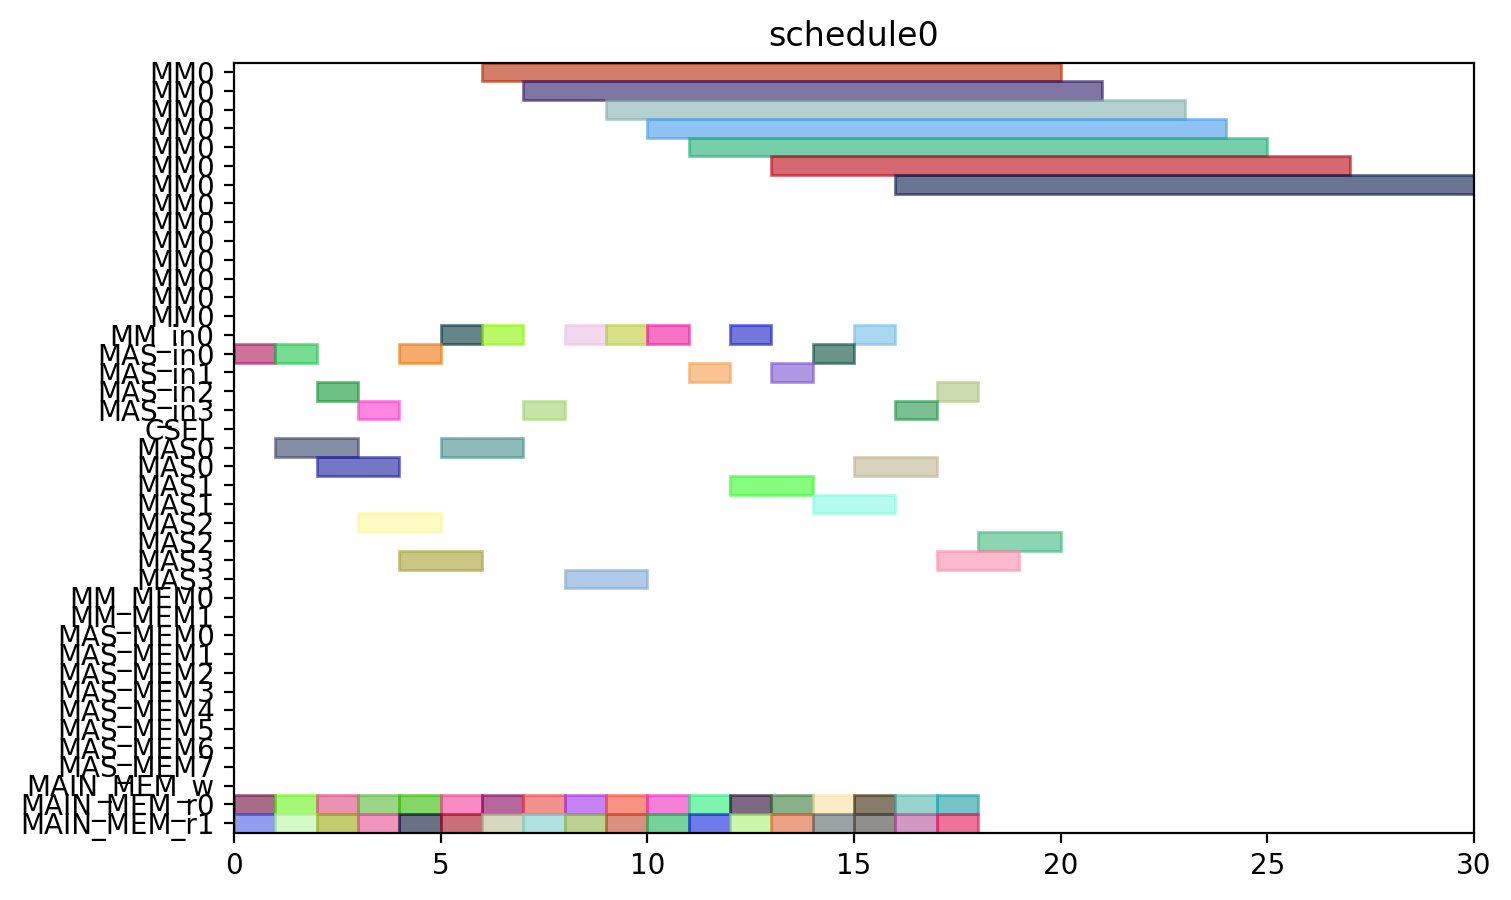

Here is the Python script that generated this plot:
from pyschedule import Scenario, solvers, plotters, alt


def solve():
	horizon = 120
	S = Scenario("schedule0", horizon=horizon)

	# resource
	MM = S.Resources('MM', num=1, size=14)
	MM_in = S.Resources('MM_in', num=1)
	MAS_in = S.Resources('MAS_in', num=4)
	CSEL = S.Resource('CSEL')
	MAS = S.Resources('MAS', num=4, size=2, periods=range(1, horizon))
	MM_MEM = S.Resources('MM_MEM', num=2)
	MAS_MEM = S.Resources('MAS_MEM', num=8)
	MAIN_MEM_w = S.Resource('MAIN_MEM_w', size=1)
	MAIN_MEM_r = S.Resources('MAIN_MEM_r', num=2)

	# result of previous scheduling

	# new tasks
	t0_t0 = S.Task('t0_t0', length=2, delay_cost=1)
	t0_t0 += alt(MAS)
	t0_t0_in = S.Task('t0_t0_in', length=1, delay_cost=1)
	t0_t0_in += alt(MAS_in)
	S += t0_t0_in*MAS_in[0]<=t0_t0*MAS[0]

	S += t0_t0_in*MAS_in[1]<=t0_t0*MAS[1]

	S += t0_t0_in*MAS_in[2]<=t0_t0*MAS[2]

	S += t0_t0_in*MAS_in[3]<=t0_t0*MAS[3]

	t0_t0_mem0 = S.Task('t0_t0_mem0', length=1, delay_cost=1)
	t0_t0_mem0 += MAIN_MEM_r[0]
	S += t0_t0_mem0 <= t0_t0

	t0_t0_mem1 = S.Task('t0_t0_mem1', length=1, delay_cost=1)
	t0_t0_mem1 += MAIN_MEM_r[1]
	S += t0_t0_mem1 <= t0_t0

	t0_t1 = S.Task('t0_t1', length=2, delay_cost=1)
	t0_t1 += alt(MAS)
	t0_t1_in = S.Task('t0_t1_in', length=1, delay_cost=1)
	t0_t1_in += alt(MAS_in)
	S += t0_t1_in*MAS_in[0]<=t0_t1*MAS[0]

	S += t0_t1_in*MAS_in[1]<=t0_t1*MAS[1]

	S += t0_t1_in*MAS_in[2]<=t0_t1*MAS[2]

	S += t0_t1_in*MAS_in[3]<=t0_t1*MAS[3]

	t0_t1_mem0 = S.Task('t0_t1_mem0', length=1, delay_cost=1)
	t0_t1_mem0 += MAIN_MEM_r[0]
	S += t0_t1_mem0 <= t0_t1

	t0_t1_mem1 = S.Task('t0_t1_mem1', length=1, delay_cost=1)
	t0_t1_mem1 += MAIN_MEM_r[1]
	S += t0_t1_mem1 <= t0_t1

	t0_t3 = S.Task('t0_t3', length=14, delay_cost=1)
	t0_t3 += alt(MM)
	t0_t3_in = S.Task('t0_t3_in', length=1, delay_cost=1)
	t0_t3_in += alt(MM_in)
	S += t0_t3_in*MM_in[0]<=t0_t3*MM[0]
	t0_t3_mem0 = S.Task('t0_t3_mem0', length=1, delay_cost=1)
	t0_t3_mem0 += MAIN_MEM_r[0]
	S += t0_t3_mem0 <= t0_t3

	t0_t3_mem1 = S.Task('t0_t3_mem1', length=1, delay_cost=1)
	t0_t3_mem1 += MAIN_MEM_r[1]
	S += t0_t3_mem1 <= t0_t3

	t1_t0 = S.Task('t1_t0', length=2, delay_cost=1)
	t1_t0 += alt(MAS)
	t1_t0_in = S.Task('t1_t0_in', length=1, delay_cost=1)
	t1_t0_in += alt(MAS_in)
	S += t1_t0_in*MAS_in[0]<=t1_t0*MAS[0]

	S += t1_t0_in*MAS_in[1]<=t1_t0*MAS[1]

	S += t1_t0_in*MAS_in[2]<=t1_t0*MAS[2]

	S += t1_t0_in*MAS_in[3]<=t1_t0*MAS[3]

	t1_t0_mem0 = S.Task('t1_t0_mem0', length=1, delay_cost=1)
	t1_t0_mem0 += MAIN_MEM_r[0]
	S += t1_t0_mem0 <= t1_t0

	t1_t0_mem1 = S.Task('t1_t0_mem1', length=1, delay_cost=1)
	t1_t0_mem1 += MAIN_MEM_r[1]
	S += t1_t0_mem1 <= t1_t0

	t1_t1 = S.Task('t1_t1', length=2, delay_cost=1)
	t1_t1 += alt(MAS)
	t1_t1_in = S.Task('t1_t1_in', length=1, delay_cost=1)
	t1_t1_in += alt(MAS_in)
	S += t1_t1_in*MAS_in[0]<=t1_t1*MAS[0]

	S += t1_t1_in*MAS_in[1]<=t1_t1*MAS[1]

	S += t1_t1_in*MAS_in[2]<=t1_t1*MAS[2]

	S += t1_t1_in*MAS_in[3]<=t1_t1*MAS[3]

	t1_t1_mem0 = S.Task('t1_t1_mem0', length=1, delay_cost=1)
	t1_t1_mem0 += MAIN_MEM_r[0]
	S += t1_t1_mem0 <= t1_t1

	t1_t1_mem1 = S.Task('t1_t1_mem1', length=1, delay_cost=1)
	t1_t1_mem1 += MAIN_MEM_r[1]
	S += t1_t1_mem1 <= t1_t1

	t1_t3 = S.Task('t1_t3', length=14, delay_cost=1)
	t1_t3 += alt(MM)
	t1_t3_in = S.Task('t1_t3_in', length=1, delay_cost=1)
	t1_t3_in += alt(MM_in)
	S += t1_t3_in*MM_in[0]<=t1_t3*MM[0]
	t1_t3_mem0 = S.Task('t1_t3_mem0', length=1, delay_cost=1)
	t1_t3_mem0 += MAIN_MEM_r[0]
	S += t1_t3_mem0 <= t1_t3

	t1_t3_mem1 = S.Task('t1_t3_mem1', length=1, delay_cost=1)
	t1_t3_mem1 += MAIN_MEM_r[1]
	S += t1_t3_mem1 <= t1_t3

	t2_t2 = S.Task('t2_t2', length=2, delay_cost=1)
	t2_t2 += alt(MAS)
	t2_t2_in = S.Task('t2_t2_in', length=1, delay_cost=1)
	t2_t2_in += alt(MAS_in)
	S += t2_t2_in*MAS_in[0]<=t2_t2*MAS[0]

	S += t2_t2_in*MAS_in[1]<=t2_t2*MAS[1]

	S += t2_t2_in*MAS_in[2]<=t2_t2*MAS[2]

	S += t2_t2_in*MAS_in[3]<=t2_t2*MAS[3]

	t2_t2_mem0 = S.Task('t2_t2_mem0', length=1, delay_cost=1)
	t2_t2_mem0 += MAIN_MEM_r[0]
	S += t2_t2_mem0 <= t2_t2

	t2_t2_mem1 = S.Task('t2_t2_mem1', length=1, delay_cost=1)
	t2_t2_mem1 += MAIN_MEM_r[1]
	S += t2_t2_mem1 <= t2_t2

	t5_t0 = S.Task('t5_t0', length=14, delay_cost=1)
	t5_t0 += alt(MM)
	t5_t0_in = S.Task('t5_t0_in', length=1, delay_cost=1)
	t5_t0_in += alt(MM_in)
	S += t5_t0_in*MM_in[0]<=t5_t0*MM[0]
	t5_t0_mem0 = S.Task('t5_t0_mem0', length=1, delay_cost=1)
	t5_t0_mem0 += MAIN_MEM_r[0]
	S += t5_t0_mem0 <= t5_t0

	t5_t0_mem1 = S.Task('t5_t0_mem1', length=1, delay_cost=1)
	t5_t0_mem1 += MAIN_MEM_r[1]
	S += t5_t0_mem1 <= t5_t0

	t5_t1 = S.Task('t5_t1', length=14, delay_cost=1)
	t5_t1 += alt(MM)
	t5_t1_in = S.Task('t5_t1_in', length=1, delay_cost=1)
	t5_t1_in += alt(MM_in)
	S += t5_t1_in*MM_in[0]<=t5_t1*MM[0]
	t5_t1_mem0 = S.Task('t5_t1_mem0', length=1, delay_cost=1)
	t5_t1_mem0 += MAIN_MEM_r[0]
	S += t5_t1_mem0 <= t5_t1

	t5_t1_mem1 = S.Task('t5_t1_mem1', length=1, delay_cost=1)
	t5_t1_mem1 += MAIN_MEM_r[1]
	S += t5_t1_mem1 <= t5_t1

	t5_t2 = S.Task('t5_t2', length=2, delay_cost=1)
	t5_t2 += alt(MAS)
	t5_t2_in = S.Task('t5_t2_in', length=1, delay_cost=1)
	t5_t2_in += alt(MAS_in)
	S += t5_t2_in*MAS_in[0]<=t5_t2*MAS[0]

	S += t5_t2_in*MAS_in[1]<=t5_t2*MAS[1]

	S += t5_t2_in*MAS_in[2]<=t5_t2*MAS[2]

	S += t5_t2_in*MAS_in[3]<=t5_t2*MAS[3]

	t5_t2_mem0 = S.Task('t5_t2_mem0', length=1, delay_cost=1)
	t5_t2_mem0 += MAIN_MEM_r[0]
	S += t5_t2_mem0 <= t5_t2

	t5_t2_mem1 = S.Task('t5_t2_mem1', length=1, delay_cost=1)
	t5_t2_mem1 += MAIN_MEM_r[1]
	S += t5_t2_mem1 <= t5_t2

	t5_t3 = S.Task('t5_t3', length=2, delay_cost=1)
	t5_t3 += alt(MAS)
	t5_t3_in = S.Task('t5_t3_in', length=1, delay_cost=1)
	t5_t3_in += alt(MAS_in)
	S += t5_t3_in*MAS_in[0]<=t5_t3*MAS[0]

	S += t5_t3_in*MAS_in[1]<=t5_t3*MAS[1]

	S += t5_t3_in*MAS_in[2]<=t5_t3*MAS[2]

	S += t5_t3_in*MAS_in[3]<=t5_t3*MAS[3]

	t5_t3_mem0 = S.Task('t5_t3_mem0', length=1, delay_cost=1)
	t5_t3_mem0 += MAIN_MEM_r[0]
	S += t5_t3_mem0 <= t5_t3

	t5_t3_mem1 = S.Task('t5_t3_mem1', length=1, delay_cost=1)
	t5_t3_mem1 += MAIN_MEM_r[1]
	S += t5_t3_mem1 <= t5_t3

	t7_t0 = S.Task('t7_t0', length=2, delay_cost=1)
	t7_t0 += alt(MAS)
	t7_t0_in = S.Task('t7_t0_in', length=1, delay_cost=1)
	t7_t0_in += alt(MAS_in)
	S += t7_t0_in*MAS_in[0]<=t7_t0*MAS[0]

	S += t7_t0_in*MAS_in[1]<=t7_t0*MAS[1]

	S += t7_t0_in*MAS_in[2]<=t7_t0*MAS[2]

	S += t7_t0_in*MAS_in[3]<=t7_t0*MAS[3]

	t7_t0_mem0 = S.Task('t7_t0_mem0', length=1, delay_cost=1)
	t7_t0_mem0 += MAIN_MEM_r[0]
	S += t7_t0_mem0 <= t7_t0

	t7_t0_mem1 = S.Task('t7_t0_mem1', length=1, delay_cost=1)
	t7_t0_mem1 += MAIN_MEM_r[1]
	S += t7_t0_mem1 <= t7_t0

	t7_t1 = S.Task('t7_t1', length=2, delay_cost=1)
	t7_t1 += alt(MAS)
	t7_t1_in = S.Task('t7_t1_in', length=1, delay_cost=1)
	t7_t1_in += alt(MAS_in)
	S += t7_t1_in*MAS_in[0]<=t7_t1*MAS[0]

	S += t7_t1_in*MAS_in[1]<=t7_t1*MAS[1]

	S += t7_t1_in*MAS_in[2]<=t7_t1*MAS[2]

	S += t7_t1_in*MAS_in[3]<=t7_t1*MAS[3]

	t7_t1_mem0 = S.Task('t7_t1_mem0', length=1, delay_cost=1)
	t7_t1_mem0 += MAIN_MEM_r[0]
	S += t7_t1_mem0 <= t7_t1

	t7_t1_mem1 = S.Task('t7_t1_mem1', length=1, delay_cost=1)
	t7_t1_mem1 += MAIN_MEM_r[1]
	S += t7_t1_mem1 <= t7_t1

	t7_t3 = S.Task('t7_t3', length=14, delay_cost=1)
	t7_t3 += alt(MM)
	t7_t3_in = S.Task('t7_t3_in', length=1, delay_cost=1)
	t7_t3_in += alt(MM_in)
	S += t7_t3_in*MM_in[0]<=t7_t3*MM[0]
	t7_t3_mem0 = S.Task('t7_t3_mem0', length=1, delay_cost=1)
	t7_t3_mem0 += MAIN_MEM_r[0]
	S += t7_t3_mem0 <= t7_t3

	t7_t3_mem1 = S.Task('t7_t3_mem1', length=1, delay_cost=1)
	t7_t3_mem1 += MAIN_MEM_r[1]
	S += t7_t3_mem1 <= t7_t3

	t10_t0 = S.Task('t10_t0', length=14, delay_cost=1)
	t10_t0 += alt(MM)
	t10_t0_in = S.Task('t10_t0_in', length=1, delay_cost=1)
	t10_t0_in += alt(MM_in)
	S += t10_t0_in*MM_in[0]<=t10_t0*MM[0]
	t10_t0_mem0 = S.Task('t10_t0_mem0', length=1, delay_cost=1)
	t10_t0_mem0 += MAIN_MEM_r[0]
	S += t10_t0_mem0 <= t10_t0

	t10_t0_mem1 = S.Task('t10_t0_mem1', length=1, delay_cost=1)
	t10_t0_mem1 += MAIN_MEM_r[1]
	S += t10_t0_mem1 <= t10_t0

	t10_t1 = S.Task('t10_t1', length=14, delay_cost=1)
	t10_t1 += alt(MM)
	t10_t1_in = S.Task('t10_t1_in', length=1, delay_cost=1)
	t10_t1_in += alt(MM_in)
	S += t10_t1_in*MM_in[0]<=t10_t1*MM[0]
	t10_t1_mem0 = S.Task('t10_t1_mem0', length=1, delay_cost=1)
	t10_t1_mem0 += MAIN_MEM_r[0]
	S += t10_t1_mem0 <= t10_t1

	t10_t1_mem1 = S.Task('t10_t1_mem1', length=1, delay_cost=1)
	t10_t1_mem1 += MAIN_MEM_r[1]
	S += t10_t1_mem1 <= t10_t1

	t10_t2 = S.Task('t10_t2', length=2, delay_cost=1)
	t10_t2 += alt(MAS)
	t10_t2_in = S.Task('t10_t2_in', length=1, delay_cost=1)
	t10_t2_in += alt(MAS_in)
	S += t10_t2_in*MAS_in[0]<=t10_t2*MAS[0]

	S += t10_t2_in*MAS_in[1]<=t10_t2*MAS[1]

	S += t10_t2_in*MAS_in[2]<=t10_t2*MAS[2]

	S += t10_t2_in*MAS_in[3]<=t10_t2*MAS[3]

	t10_t2_mem0 = S.Task('t10_t2_mem0', length=1, delay_cost=1)
	t10_t2_mem0 += MAIN_MEM_r[0]
	S += t10_t2_mem0 <= t10_t2

	t10_t2_mem1 = S.Task('t10_t2_mem1', length=1, delay_cost=1)
	t10_t2_mem1 += MAIN_MEM_r[1]
	S += t10_t2_mem1 <= t10_t2

	t10_t3 = S.Task('t10_t3', length=2, delay_cost=1)
	t10_t3 += alt(MAS)
	t10_t3_in = S.Task('t10_t3_in', length=1, delay_cost=1)
	t10_t3_in += alt(MAS_in)
	S += t10_t3_in*MAS_in[0]<=t10_t3*MAS[0]

	S += t10_t3_in*MAS_in[1]<=t10_t3*MAS[1]

	S += t10_t3_in*MAS_in[2]<=t10_t3*MAS[2]

	S += t10_t3_in*MAS_in[3]<=t10_t3*MAS[3]

	t10_t3_mem0 = S.Task('t10_t3_mem0', length=1, delay_cost=1)
	t10_t3_mem0 += MAIN_MEM_r[0]
	S += t10_t3_mem0 <= t10_t3

	t10_t3_mem1 = S.Task('t10_t3_mem1', length=1, delay_cost=1)
	t10_t3_mem1 += MAIN_MEM_r[1]
	S += t10_t3_mem1 <= t10_t3

	solvers.mip.solve(S,msg=1,kind='CPLEX',ratio_gap=1.01)

	solution = [['hoge']*len(S.solution()[1]) for i in range(len(S.solution()))]
	for i in range(len(S.solution())):
		for j in range(len(S.solution()[i])):
			solution[i][j]=str(S.solution()[i][j])
	print(solution)

	cycles = int(solution[-1][3])

	pic_file_name = "/home/mfukuda/ABE/multiRAM_multiMAS_16mux/scheduling_result/stage14MM1_stage2MAS4/EP2_DBL_w_EVAL/schedule0.png"
	if(S.solution() != []):
		plotters.matplotlib.plot(S,img_filename=pic_file_name, show_task_labels=False, fig_size=(cycles*0.25+3, 5))

	return solution
